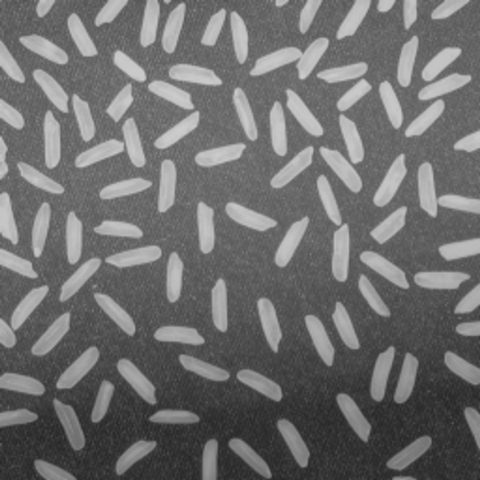
%> input picture rice.png, 480 x 480 px
$ octave threshold.m   (GNU Octave 9; MATLAB toolbox functions it lacks are replaced by stand-ins)
%> lines starting %> are read from the running program, lines starting %| are printed output that depends on the picture; in (x1, y1, x2, y2) boxes, pixels count from 0 and x2, y2 are one past the last pixel; in counts of white or black regions, pixels touching at a corner belong together; the program's own positions count from 1
clc;
clear all;

image = imread('rice.png');
%> image is the input picture: size 480x480x3 uint8; min 35, max 208, mean 110.4
mean_image = imfilter(image, fspecial('average' , [15,15]),'replica');
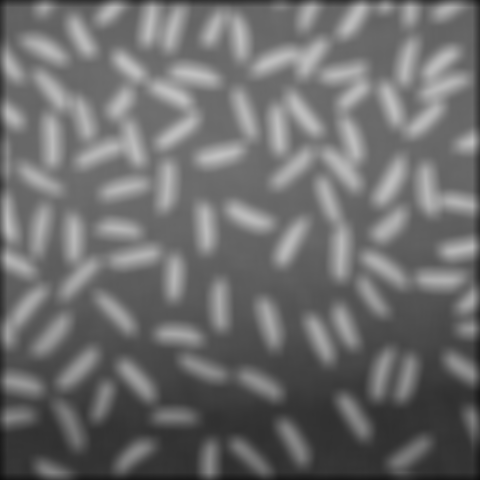
%> mean_image: size 480x480x3 uint8; min 14, max 192, mean 108.8
substract = image - (mean_image+20);
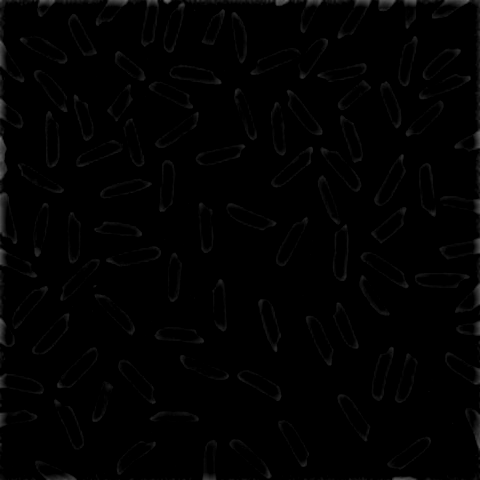
%> substract: size 480x480x3 uint8; min 0, max 110, mean 1.9
black_white = imbinarize(substract,0);
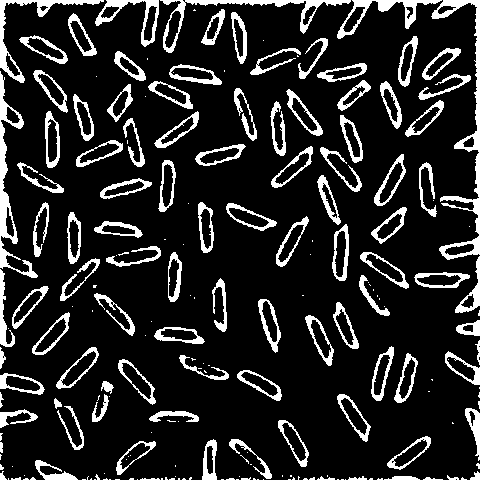
%> black_white: size 480x480x3 logical; 14.8% white; 209 white regions (107 under 20 px), largest, box (x1, y1, x2, y2) and area: (431, 0, 480, 260) 2094, (0, 71, 38, 278) 1537, (160, 0, 351, 53) 1260

subplot(1,2,1);
imshow(black_white);
title('Treshold Image');

subplot(1,2,2);
imshow(image);
title('Original Image');
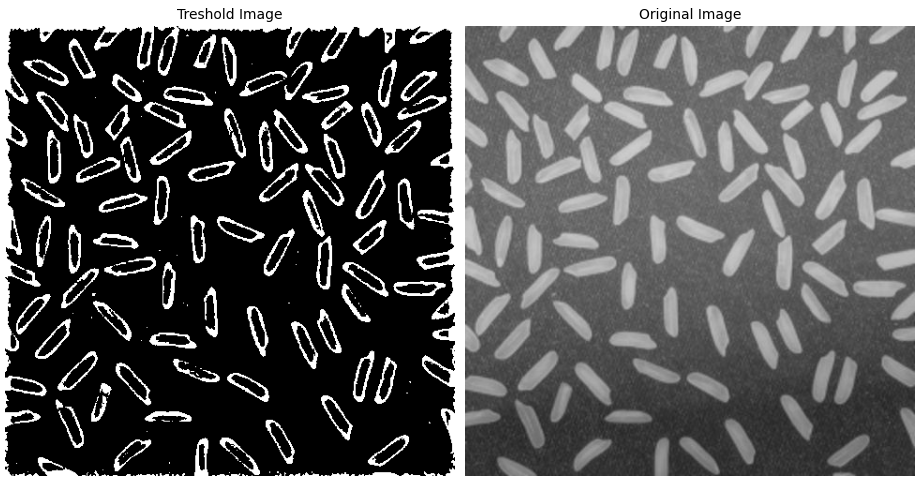
%> figure redrawn from the program's plot data, 2 panels

$ run again, with casemiro.jpg saved as rice.png
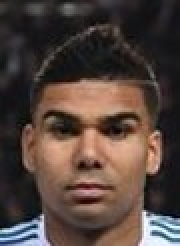
%> input picture casemiro.jpg, 90 x 123 px (shown 2 times larger)
%> image is the input picture: size 123x90x3 uint8; mean R, G, B 83, 67.2, 60.7
%> `black_white = imbinarize(substract,0);`:
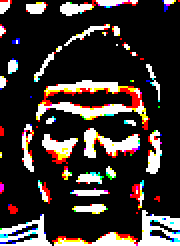
%> black_white: size 123x90x3 logical (shown 2 times larger); mean R, G, B 0.227, 0.196, 0.184
%> `title('Original Image');`:
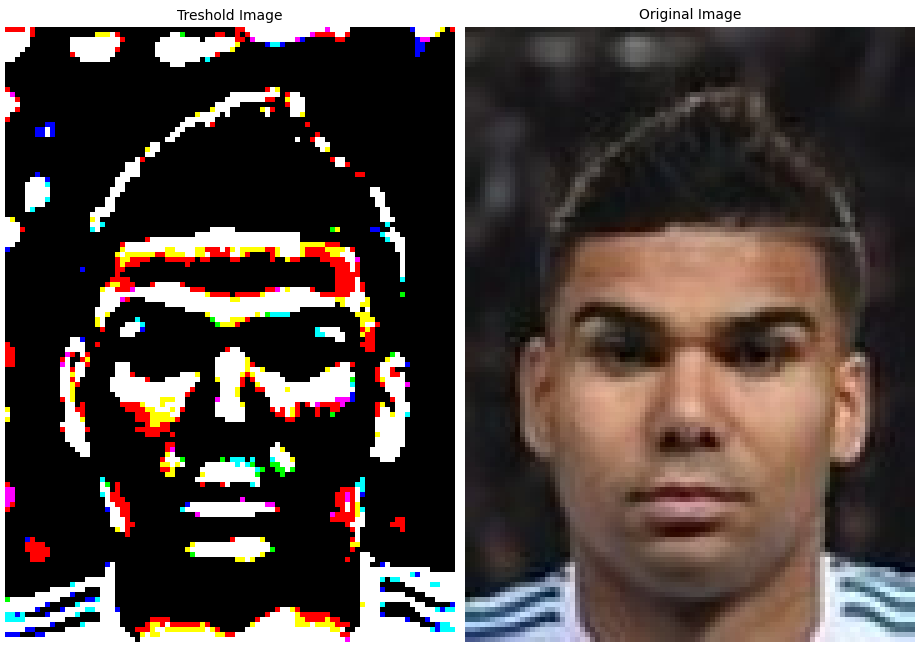
%> figure redrawn from the program's plot data, 2 panels
